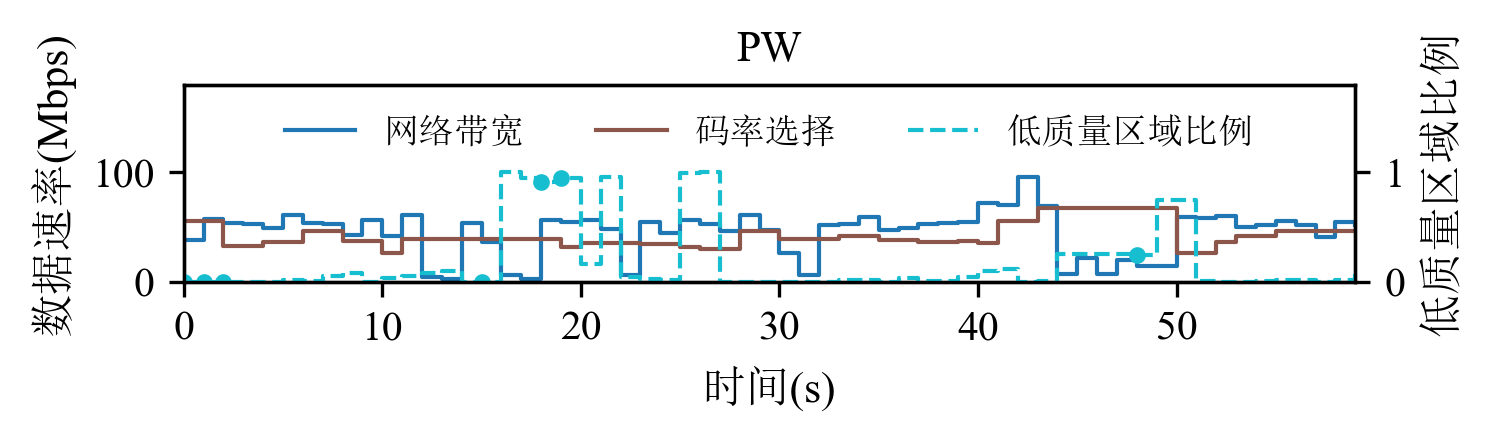

The Python source for this figure:
import csv

import matplotlib.pyplot as plt
import numpy as np
import pandas as pd

plt.rcParams["font.family"] = ["Times New Roman", "SimSun"]


def plot_lines(
        data,
        title,
        x_range,
        y_left_range,
        y_right_range,
        x_label_name,
        y_left_label_name,
        y_right_label_name,
        colors,
        line_styles,
        legend_labels,
        legend_loc,
        marker_mask,
        save_path,
        figure_size=(5.2, 1.6),
        line_width=1,
        font_size=10.5,
        legend_fontsize=8.5,
        marker_size=3,
        dpi=300
):
    n_lines = len(data)

    x_time = np.arange(x_range[0], x_range[1] + 1)

    fig, ax1 = plt.subplots(figsize=figure_size)

    ax2 = ax1.twinx()
    axes = [ax1, ax1, ax2]

    lines = []
    for i in range(n_lines):
        line_data = data[i][:len(x_time)]
        ax = axes[i] if i < len(axes) else axes[-1]

        if i == 2 and marker_mask is not None:
            valid_mask = np.array(marker_mask[:len(x_time)]) if len(marker_mask) >= len(x_time) else np.ones(
                len(x_time), dtype=bool)
            marker = 'o'
            markevery = np.where(valid_mask)[0]
            current_marker_size = marker_size
        else:
            marker = None
            markevery = None
            current_marker_size = 0

        line, = ax.plot(x_time, line_data,
                        color=colors[i],
                        marker=marker,
                        markersize=current_marker_size,
                        linewidth=line_width,
                        label=legend_labels[i],
                        markevery=markevery,
                        drawstyle="steps-post",
                        linestyle=line_styles[i])
        lines.append(line)

    ax1.set_xlim(x_range)
    ax1.set_ylim(y_left_range)
    ax2.set_ylim(y_right_range)

    ax1.set_title(title, fontsize=font_size)

    ax1.set_xlabel(x_label_name, fontsize=font_size)
    ax1.set_ylabel(y_left_label_name, fontsize=font_size)

    ax2.set_ylabel(y_right_label_name, fontsize=font_size)

    handles = lines[:2]
    line3_handle = plt.Line2D([], [], color=colors[2], linewidth=line_width, label=legend_labels[2],
                              linestyle=line_styles[2])
    handles.append(line3_handle)
    ax1.legend(handles=handles, fontsize=legend_fontsize, ncols=3, loc=legend_loc, frameon=False)

    plt.tight_layout()
    plt.savefig(save_path, dpi=dpi, bbox_inches='tight')
    plt.show()

if __name__ == "__main__":
    # 网络trace
    network_list = (
            pd.read_csv("../raw_data/network_trace.txt", sep="\t", header=None).iloc[:60, 1] * 8 / 2048000).tolist()

    # 比特率决策trace
    df = pd.read_csv("../raw_data/chunk_data/PW_chunk_data.csv", sep=' ', header=None,
                     names=['ms', 'value', 'col3', 'col4'])
    df['sec'] = (df['ms'] / 1000).astype(int)
    full_seconds = pd.DataFrame({'sec': range(0, 61)})
    merged = pd.merge(full_seconds, df[['sec', 'value']], on='sec', how='left')
    merged['value'] = merged['value'].ffill() / 1300
    bitrate_list = merged['value'].tolist()

    # 低质量区域trace&卡顿trace
    black_ratio_list = []
    is_rebuffer_list = []
    with open('../raw_data/record/PW_record.csv', 'r') as f:
        reader = csv.DictReader(f)
        for row in reader:
            clock = int(row['clock'])
            # 筛选整数秒：0-60秒，且clock是1000的倍数
            if clock <= 60000 and clock % 1000 == 0:
                # 提取black_ratio_in_view
                black_ratio = float(row['black_ratio_in_view'])
                black_ratio_list.append(black_ratio)

                # 提取is_rebuffer并转换为布尔值
                is_rebuffer_str = row['is_rebuffer']
                is_rebuffer_bool = is_rebuffer_str.lower() == 'true'
                is_rebuffer_list.append(is_rebuffer_bool)

    data = [network_list, bitrate_list, black_ratio_list]
    marker_mask = is_rebuffer_list
    colors = plt.cm.tab10(np.linspace(0, 1, 3))
    line_styles = ['-', '-', '--']
    legend_labels = ['网络带宽', '码率选择', '低质量区域比例']

    plot_lines(
        data=data,
        title='PW',
        x_range=(0, 59),
        y_left_range=(0, 180),
        y_right_range=(0, 1.8),
        x_label_name="时间(s)",
        y_left_label_name="数据速率(Mbps)",
        y_right_label_name="低质量区域比例",
        colors=colors,
        line_styles=['-', '-', '--'],
        legend_labels=legend_labels,
        legend_loc="upper center",
        marker_mask=marker_mask,
        save_path="trace_PW.png"
    )
